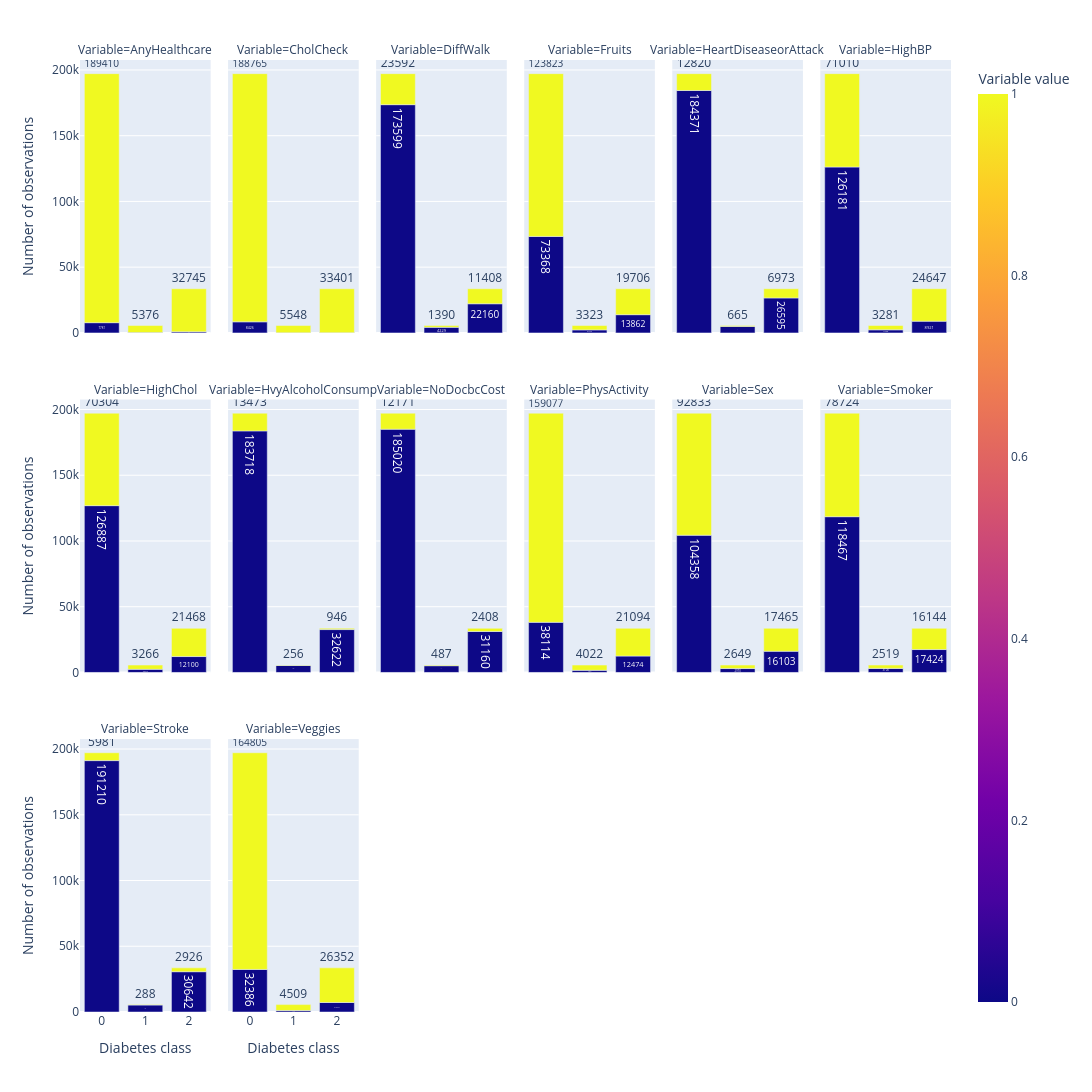

Write notebook code for a chart like this one.
### Code cell
binary.append('Diabetes_012')
df_1_mod = df_1.loc[:, [col for col in binary if col in df_1.columns]]

variables = [
    "HighBP",
    "HighChol",
    "CholCheck",
    "Smoker",
    "Stroke",
    "HeartDiseaseorAttack",
    "PhysActivity",
    "Fruits",
    "Veggies",
    "HvyAlcoholConsump",
    "AnyHealthcare",
    "NoDocbcCost",
    "DiffWalk",
    "Sex"
]

df_long = df_1_mod.melt(
    id_vars="Diabetes_012",
    value_vars=variables,
    var_name="Variable",
    value_name="Value"
)

# Count observations
counts = (
    df_long
    .groupby(["Variable", "Diabetes_012", "Value"])
    .size()
    .reset_index(name="Count")
)

fig = px.bar(
    counts,
    x="Diabetes_012",
    y="Count",
    color="Value",
    facet_col="Variable",
    facet_col_wrap=6,
    #barmode="group",
    text="Count",
    category_orders={
        "Diabetes_012": [0.0, 1.0, 2.0],
        "Value": [0.0, 1.0]
    },
    labels={
        "Diabetes_012": "Diabetes class",
        "Count": "Number of observations",
        "Value": "Variable value"
    }
)

fig.update_traces(textposition="outside")

fig.update_layout(
    height=1200,
    width=1200)

fig.show()

### Figure 1 — Plotly figure (JSON) as saved in the notebook; plotly's stock layout.template omitted (floating-point values rounded to 4 significant figures)
{"data": [{"hovertemplate": "Variable=AnyHealthcare<br>Diabetes class=%{x}<br>Number of observations=%{text}<br>Variable value=%{marker.color}<extra></extra>", "legendgroup": "", "marker": {"color": [0.0, 1.0, 0.0, 1.0, 0.0, 1.0], "coloraxis": "coloraxis", "pattern": {"shape": ""}}, "name": "", "orientation": "v", "showlegend": false, "text": [7781.0, 189400.0, 243.0, 5376.0, 823.0, 32740.0], "textposition": "outside", "type": "bar", "x": [0.0, 0.0, 1.0, 1.0, 2.0, 2.0], "xaxis": "x13", "y": [7781, 189410, 243, 5376, 823, 32745], "yaxis": "y13"}, {"hovertemplate": "Variable=CholCheck<br>Diabetes class=%{x}<br>Number of observations=%{text}<br>Variable value=%{marker.color}<extra></extra>", "legendgroup": "", "marker": {"color": [0.0, 1.0, 0.0, 1.0, 0.0, 1.0], "coloraxis": "coloraxis", "pattern": {"shape": ""}}, "name": "", "orientation": "v", "showlegend": false, "text": [8426.0, 188800.0, 71.0, 5548.0, 167.0, 33400.0], "textposition": "outside", "type": "bar", "x": [0.0, 0.0, 1.0, 1.0, 2.0, 2.0], "xaxis": "x14", "y": [8426, 188765, 71, 5548, 167, 33401], "yaxis": "y14"}, {"hovertemplate": "Variable=DiffWalk<br>Diabetes class=%{x}<br>Number of observations=%{text}<br>Variable value=%{marker.color}<extra></extra>", "legendgroup": "", "marker": {"color": [0.0, 1.0, 0.0, 1.0, 0.0, 1.0], "coloraxis": "coloraxis", "pattern": {"shape": ""}}, "name": "", "orientation": "v", "showlegend": false, "text": [173600.0, 23590.0, 4229.0, 1390.0, 22160.0, 11410.0], "textposition": "outside", "type": "bar", "x": [0.0, 0.0, 1.0, 1.0, 2.0, 2.0], "xaxis": "x15", "y": [173599, 23592, 4229, 1390, 22160, 11408], "yaxis": "y15"}, {"hovertemplate": "Variable=Fruits<br>Diabetes class=%{x}<br>Number of observations=%{text}<br>Variable value=%{marker.color}<extra></extra>", "legendgroup": "", "marker": {"color": [0.0, 1.0, 0.0, 1.0, 0.0, 1.0], "coloraxis": "coloraxis", "pattern": {"shape": ""}}, "name": "", "orientation": "v", "showlegend": false, "text": [73370.0, 123800.0, 2296.0, 3323.0, 13860.0, 19710.0], "textposition": "outside", "type": "bar", "x": [0.0, 0.0, 1.0, 1.0, 2.0, 2.0], "xaxis": "x16", "y": [73368, 123823, 2296, 3323, 13862, 19706], "yaxis": "y16"}, {"hovertemplate": "Variable=HeartDiseaseorAttack<br>Diabetes class=%{x}<br>Number of observations=%{text}<br>Variable value=%{marker.color}<extra></extra>", "legendgroup": "", "marker": {"color": [0.0, 1.0, 0.0, 1.0, 0.0, 1.0], "coloraxis": "coloraxis", "pattern": {"shape": ""}}, "name": "", "orientation": "v", "showlegend": false, "text": [184400.0, 12820.0, 4954.0, 665.0, 26600.0, 6973.0], "textposition": "outside", "type": "bar", "x": [0.0, 0.0, 1.0, 1.0, 2.0, 2.0], "xaxis": "x17", "y": [184371, 12820, 4954, 665, 26595, 6973], "yaxis": "y17"}, {"hovertemplate": "Variable=HighBP<br>Diabetes class=%{x}<br>Number of observations=%{text}<br>Variable value=%{marker.color}<extra></extra>", "legendgroup": "", "marker": {"color": [0.0, 1.0, 0.0, 1.0, 0.0, 1.0], "coloraxis": "coloraxis", "pattern": {"shape": ""}}, "name": "", "orientation": "v", "showlegend": false, "text": [126200.0, 71010.0, 2338.0, 3281.0, 8921.0, 24650.0], "textposition": "outside", "type": "bar", "x": [0.0, 0.0, 1.0, 1.0, 2.0, 2.0], "xaxis": "x18", "y": [126181, 71010, 2338, 3281, 8921, 24647], "yaxis": "y18"}, {"hovertemplate": "Variable=HighChol<br>Diabetes class=%{x}<br>Number of observations=%{text}<br>Variable value=%{marker.color}<extra></extra>", "legendgroup": "", "marker": {"color": [0.0, 1.0, 0.0, 1.0, 0.0, 1.0], "coloraxis": "coloraxis", "pattern": {"shape": ""}}, "name": "", "orientation": "v", "showlegend": false, "text": [126900.0, 70300.0, 2353.0, 3266.0, 12100.0, 21470.0], "textposition": "outside", "type": "bar", "x": [0.0, 0.0, 1.0, 1.0, 2.0, 2.0], "xaxis": "x7", "y": [126887, 70304, 2353, 3266, 12100, 21468], "yaxis": "y7"}, {"hovertemplate": "Variable=HvyAlcoholConsump<br>Diabetes class=%{x}<br>Number of observations=%{text}<br>Variable value=%{marker.color}<extra></extra>", "legendgroup": "", "marker": {"color": [0.0, 1.0, 0.0, 1.0, 0.0, 1.0], "coloraxis": "coloraxis", "pattern": {"shape": ""}}, "name": "", "orientation": "v", "showlegend": false, "text": [183700.0, 13470.0, 5363.0, 256.0, 32620.0, 946.0], "textposition": "outside", "type": "bar", "x": [0.0, 0.0, 1.0, 1.0, 2.0, 2.0], "xaxis": "x8", "y": [183718, 13473, 5363, 256, 32622, 946], "yaxis": "y8"}, {"hovertemplate": "Variable=NoDocbcCost<br>Diabetes class=%{x}<br>Number of observations=%{text}<br>Variable value=%{marker.color}<extra></extra>", "legendgroup": "", "marker": {"color": [0.0, 1.0, 0.0, 1.0, 0.0, 1.0], "coloraxis": "coloraxis", "pattern": {"shape": ""}}, "name": "", "orientation": "v", "showlegend": false, "text": [185000.0, 12170.0, 5132.0, 487.0, 31160.0, 2408.0], "textposition": "outside", "type": "bar", "x": [0.0, 0.0, 1.0, 1.0, 2.0, 2.0], "xaxis": "x9", "y": [185020, 12171, 5132, 487, 31160, 2408], "yaxis": "y9"}, {"hovertemplate": "Variable=PhysActivity<br>Diabetes class=%{x}<br>Number of observations=%{text}<br>Variable value=%{marker.color}<extra></extra>", "legendgroup": "", "marker": {"color": [0.0, 1.0, 0.0, 1.0, 0.0, 1.0], "coloraxis": "coloraxis", "pattern": {"shape": ""}}, "name": "", "orientation": "v", "showlegend": false, "text": [38110.0, 159100.0, 1597.0, 4022.0, 12470.0, 21090.0], "textposition": "outside", "type": "bar", "x": [0.0, 0.0, 1.0, 1.0, 2.0, 2.0], "xaxis": "x10", "y": [38114, 159077, 1597, 4022, 12474, 21094], "yaxis": "y10"}, {"hovertemplate": "Variable=Sex<br>Diabetes class=%{x}<br>Number of observations=%{text}<br>Variable value=%{marker.color}<extra></extra>", "legendgroup": "", "marker": {"color": [0.0, 1.0, 0.0, 1.0, 0.0, 1.0], "coloraxis": "coloraxis", "pattern": {"shape": ""}}, "name": "", "orientation": "v", "showlegend": false, "text": [104400.0, 92830.0, 2970.0, 2649.0, 16100.0, 17460.0], "textposition": "outside", "type": "bar", "x": [0.0, 0.0, 1.0, 1.0, 2.0, 2.0], "xaxis": "x11", "y": [104358, 92833, 2970, 2649, 16103, 17465], "yaxis": "y11"}, {"hovertemplate": "Variable=Smoker<br>Diabetes class=%{x}<br>Number of observations=%{text}<br>Variable value=%{marker.color}<extra></extra>", "legendgroup": "", "marker": {"color": [0.0, 1.0, 0.0, 1.0, 0.0, 1.0], "coloraxis": "coloraxis", "pattern": {"shape": ""}}, "name": "", "orientation": "v", "showlegend": false, "text": [118500.0, 78720.0, 3100.0, 2519.0, 17420.0, 16140.0], "textposition": "outside", "type": "bar", "x": [0.0, 0.0, 1.0, 1.0, 2.0, 2.0], "xaxis": "x12", "y": [118467, 78724, 3100, 2519, 17424, 16144], "yaxis": "y12"}, {"hovertemplate": "Variable=Stroke<br>Diabetes class=%{x}<br>Number of observations=%{text}<br>Variable value=%{marker.color}<extra></extra>", "legendgroup": "", "marker": {"color": [0.0, 1.0, 0.0, 1.0, 0.0, 1.0], "coloraxis": "coloraxis", "pattern": {"shape": ""}}, "name": "", "orientation": "v", "showlegend": false, "text": [191200.0, 5981.0, 5331.0, 288.0, 30640.0, 2926.0], "textposition": "outside", "type": "bar", "x": [0.0, 0.0, 1.0, 1.0, 2.0, 2.0], "xaxis": "x", "y": [191210, 5981, 5331, 288, 30642, 2926], "yaxis": "y"}, {"hovertemplate": "Variable=Veggies<br>Diabetes class=%{x}<br>Number of observations=%{text}<br>Variable value=%{marker.color}<extra></extra>", "legendgroup": "", "marker": {"color": [0.0, 1.0, 0.0, 1.0, 0.0, 1.0], "coloraxis": "coloraxis", "pattern": {"shape": ""}}, "name": "", "orientation": "v", "showlegend": false, "text": [32390.0, 164800.0, 1110.0, 4509.0, 7216.0, 26350.0], "textposition": "outside", "type": "bar", "x": [0.0, 0.0, 1.0, 1.0, 2.0, 2.0], "xaxis": "x2", "y": [32386, 164805, 1110, 4509, 7216, 26352], "yaxis": "y2"}], "layout": {"annotations": [{"font": {}, "showarrow": false, "text": "Variable=Stroke", "x": 0.075, "xanchor": "center", "xref": "paper", "y": 0.2867, "yanchor": "bottom", "yref": "paper"}, {"font": {}, "showarrow": false, "text": "Variable=Veggies", "x": 0.245, "xanchor": "center", "xref": "paper", "y": 0.2867, "yanchor": "bottom", "yref": "paper"}, {"font": {}, "showarrow": false, "text": "Variable=HighChol", "x": 0.075, "xanchor": "center", "xref": "paper", "y": 0.6433, "yanchor": "bottom", "yref": "paper"}, {"font": {}, "showarrow": false, "text": "Variable=HvyAlcoholConsump", "x": 0.245, "xanchor": "center", "xref": "paper", "y": 0.6433, "yanchor": "bottom", "yref": "paper"}, {"font": {}, "showarrow": false, "text": "Variable=NoDocbcCost", "x": 0.415, "xanchor": "center", "xref": "paper", "y": 0.6433, "yanchor": "bottom", "yref": "paper"}, {"font": {}, "showarrow": false, "text": "Variable=PhysActivity", "x": 0.585, "xanchor": "center", "xref": "paper", "y": 0.6433, "yanchor": "bottom", "yref": "paper"}, {"font": {}, "showarrow": false, "text": "Variable=Sex", "x": 0.755, "xanchor": "center", "xref": "paper", "y": 0.6433, "yanchor": "bottom", "yref": "paper"}, {"font": {}, "showarrow": false, "text": "Variable=Smoker", "x": 0.925, "xanchor": "center", "xref": "paper", "y": 0.6433, "yanchor": "bottom", "yref": "paper"}, {"font": {}, "showarrow": false, "text": "Variable=AnyHealthcare", "x": 0.075, "xanchor": "center", "xref": "paper", "y": 1.0, "yanchor": "bottom", "yref": "paper"}, {"font": {}, "showarrow": false, "text": "Variable=CholCheck", "x": 0.245, "xanchor": "center", "xref": "paper", "y": 1.0, "yanchor": "bottom", "yref": "paper"}, {"font": {}, "showarrow": false, "text": "Variable=DiffWalk", "x": 0.415, "xanchor": "center", "xref": "paper", "y": 1.0, "yanchor": "bottom", "yref": "paper"}, {"font": {}, "showarrow": false, "text": "Variable=Fruits", "x": 0.585, "xanchor": "center", "xref": "paper", "y": 1.0, "yanchor": "bottom", "yref": "paper"}, {"font": {}, "showarrow": false, "text": "Variable=HeartDiseaseorAttack", "x": 0.755, "xanchor": "center", "xref": "paper", "y": 1.0, "yanchor": "bottom", "yref": "paper"}, {"font": {}, "showarrow": false, "text": "Variable=HighBP", "x": 0.925, "xanchor": "center", "xref": "paper", "y": 1.0, "yanchor": "bottom", "yref": "paper"}], "barmode": "relative", "coloraxis": {"colorbar": {"title": {"text": "Variable value"}}, "colorscale": [[0, "#0d0887"], [0.1111, "#46039f"], [0.2222, "#7201a8"], [0.3333, "#9c179e"], [0.4444, "#bd3786"], [0.5556, "#d8576b"], [0.6667, "#ed7953"], [0.7778, "#fb9f3a"], [0.8889, "#fdca26"], [1, "#f0f921"]]}, "height": 1200, "legend": {"tracegroupgap": 0}, "margin": {"t": 60}, "width": 1200, "xaxis": {"anchor": "y", "categoryarray": [0, 1, 2], "categoryorder": "array", "domain": [0, 0.15], "title": {"text": "Diabetes class"}}, "xaxis10": {"anchor": "y10", "domain": [0.51, 0.66], "matches": "x", "showticklabels": false}, "xaxis11": {"anchor": "y11", "domain": [0.68, 0.83], "matches": "x", "showticklabels": false}, "xaxis12": {"anchor": "y12", "domain": [0.85, 1], "matches": "x", "showticklabels": false}, "xaxis13": {"anchor": "y13", "domain": [0, 0.15], "matches": "x", "showticklabels": false}, "xaxis14": {"anchor": "y14", "domain": [0.17, 0.32], "matches": "x", "showticklabels": false}, "xaxis15": {"anchor": "y15", "domain": [0.34, 0.49], "matches": "x", "showticklabels": false}, "xaxis16": {"anchor": "y16", "domain": [0.51, 0.66], "matches": "x", "showticklabels": false}, "xaxis17": {"anchor": "y17", "domain": [0.68, 0.83], "matches": "x", "showticklabels": false}, "xaxis18": {"anchor": "y18", "domain": [0.85, 1], "matches": "x", "showticklabels": false}, "xaxis2": {"anchor": "y2", "categoryarray": [0, 1, 2], "categoryorder": "array", "domain": [0.17, 0.32], "matches": "x", "title": {"text": "Diabetes class"}}, "xaxis3": {"anchor": "y3", "categoryarray": [0, 1, 2], "categoryorder": "array", "domain": [0.34, 0.49], "matches": "x", "title": {"text": "Diabetes class"}}, "xaxis4": {"anchor": "y4", "categoryarray": [0, 1, 2], "categoryorder": "array", "domain": [0.51, 0.66], "matches": "x", "title": {"text": "Diabetes class"}}, "xaxis5": {"anchor": "y5", "categoryarray": [0, 1, 2], "categoryorder": "array", "domain": [0.68, 0.83], "matches": "x", "title": {"text": "Diabetes class"}}, "xaxis6": {"anchor": "y6", "categoryarray": [0, 1, 2], "categoryorder": "array", "domain": [0.85, 1], "matches": "x", "title": {"text": "Diabetes class"}}, "xaxis7": {"anchor": "y7", "domain": [0, 0.15], "matches": "x", "showticklabels": false}, "xaxis8": {"anchor": "y8", "domain": [0.17, 0.32], "matches": "x", "showticklabels": false}, "xaxis9": {"anchor": "y9", "domain": [0.34, 0.49], "matches": "x", "showticklabels": false}, "yaxis": {"anchor": "x", "domain": [0, 0.2867], "title": {"text": "Number of observations"}}, "yaxis10": {"anchor": "x10", "domain": [0.3567, 0.6433], "matches": "y", "showticklabels": false}, "yaxis11": {"anchor": "x11", "domain": [0.3567, 0.6433], "matches": "y", "showticklabels": false}, "yaxis12": {"anchor": "x12", "domain": [0.3567, 0.6433], "matches": "y", "showticklabels": false}, "yaxis13": {"anchor": "x13", "domain": [0.7133, 1.0], "matches": "y", "title": {"text": "Number of observations"}}, "yaxis14": {"anchor": "x14", "domain": [0.7133, 1.0], "matches": "y", "showticklabels": false}, "yaxis15": {"anchor": "x15", "domain": [0.7133, 1.0], "matches": "y", "showticklabels": false}, "yaxis16": {"anchor": "x16", "domain": [0.7133, 1.0], "matches": "y", "showticklabels": false}, "yaxis17": {"anchor": "x17", "domain": [0.7133, 1.0], "matches": "y", "showticklabels": false}, "yaxis18": {"anchor": "x18", "domain": [0.7133, 1.0], "matches": "y", "showticklabels": false}, "yaxis2": {"anchor": "x2", "domain": [0, 0.2867], "matches": "y", "showticklabels": false}, "yaxis3": {"anchor": "x3", "domain": [0, 0.2867], "matches": "y", "showticklabels": false}, "yaxis4": {"anchor": "x4", "domain": [0, 0.2867], "matches": "y", "showticklabels": false}, "yaxis5": {"anchor": "x5", "domain": [0, 0.2867], "matches": "y", "showticklabels": false}, "yaxis6": {"anchor": "x6", "domain": [0, 0.2867], "matches": "y", "showticklabels": false}, "yaxis7": {"anchor": "x7", "domain": [0.3567, 0.6433], "matches": "y", "title": {"text": "Number of observations"}}, "yaxis8": {"anchor": "x8", "domain": [0.3567, 0.6433], "matches": "y", "showticklabels": false}, "yaxis9": {"anchor": "x9", "domain": [0.3567, 0.6433], "matches": "y", "showticklabels": false}}}
